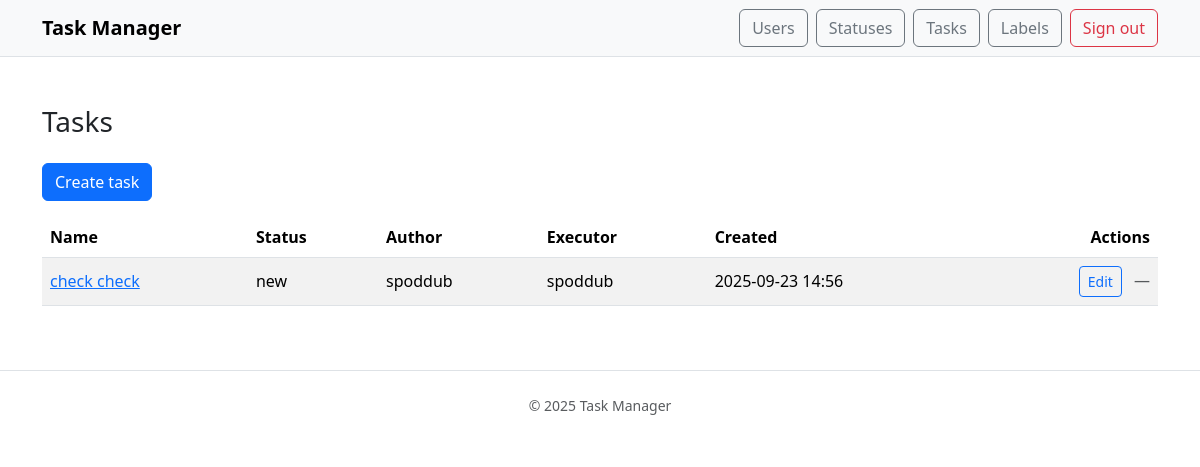
/tasks/ (signed in), run on an earlier commit of the app's database.
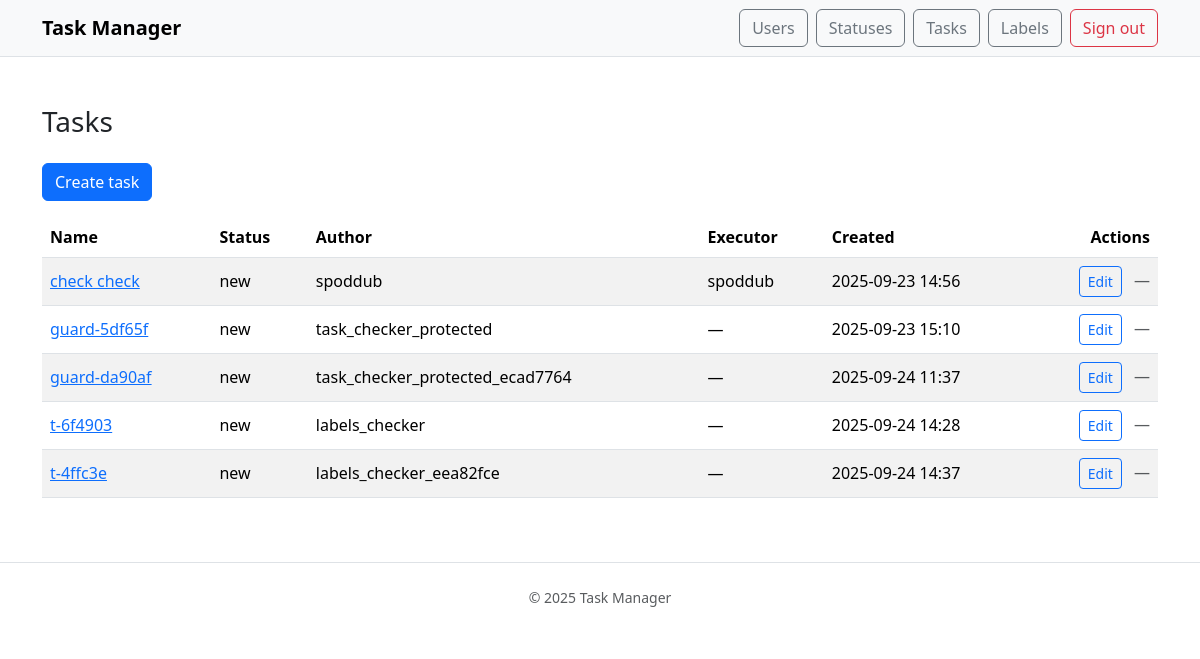
And on a later commit of the database.
### task_manager/models.py (models this page shows, shortened)
class Task(models.Model):
    name = models.CharField(max_length=255, unique=False)
    description = models.TextField(blank=True)
    status = models.ForeignKey(Status, on_delete=models.PROTECT, related_name="tasks")
    author = models.ForeignKey(
        User, on_delete=models.PROTECT, related_name="authored_tasks", editable=False
    )
    executor = models.ForeignKey(
        User, on_delete=models.PROTECT, related_name="assigned_tasks", null=True, blank=True
    )
    labels = models.ManyToManyField(Label, related_name="tasks", blank=True)
    created_at = models.DateTimeField(auto_now_add=True)
    class Meta:
        ordering = ["id"]

class Status(models.Model):
    name = models.CharField(max_length=255, unique=True)
    created_at = models.DateTimeField(auto_now_add=True)
    class Meta:
        ordering = ["id"]

### task_manager/views.py (the view)
# urls.py: path("tasks/", views.TasksListView.as_view(), name="tasks_list"),
class TasksListView(LoginRequiredMixin, ListView):
    model = Task
    template_name = "tasks/list.html"
    context_object_name = "tasks"

### templates/tasks/list.html (shortened to what this page needs)
{% extends "base.html" %}
{% block content %}
<h1 class="h3 mb-4">Tasks</h1>
<div class="mb-3">
  <a class="btn btn-primary" href="{% url 'tasks_create' %}">Create task</a>
</div>
<table class="table table-striped align-middle">
  <thead>
    <tr>
      <th>Name</th>
      <th>Status</th>
      <th>Author</th>
      <th>Executor</th>
      <th>Created</th>
      <th class="text-end">Actions</th>
    </tr>
  </thead>
  <tbody>
    {% for t in tasks %}
      <tr>
        <td><a href="{% url 'tasks_detail' t.pk %}">{{ t.name }}</a></td>
        <td>{{ t.status.name }}</td>
        <td>{{ t.author.username }}</td>
        <td>{{ t.executor.username|default:"—" }}</td>
        <td>{{ t.created_at|date:"Y-m-d H:i" }}</td>
        <td class="text-end">
          <a class="btn btn-sm btn-outline-primary me-2" href="{% url 'tasks_update' t.pk %}">Edit</a>
          {% if request.user.pk == t.author_id %}
            <a class="btn btn-sm btn-outline-danger" href="{% url 'tasks_delete' t.pk %}">Delete</a>
          {% else %}
            <span class="text-body-secondary">—</span>
          {% endif %}
        </td>
      </tr>
    {% empty %}
      <tr><td colspan="6" class="text-body-secondary">No tasks yet</td></tr>
    {% endfor %}
  </tbody>
</table>
{% endblock %}

### templates/base.html (shortened to what this page needs)
{% load django_bootstrap5 %}
{% load i18n %}
<!doctype html>
<html lang="en" data-bs-theme="auto">
  <head>
    <link
      href="https://cdn.jsdelivr.net/npm/bootstrap@5.3.3/dist/css/bootstrap.min.css"
      rel="stylesheet"
    >
  </head>
  <body>
    <header class="border-bottom">
      <nav class="navbar navbar-expand-lg bg-body-tertiary">
        <div class="container">
          <a class="navbar-brand fw-semibold" href="/">{% trans "Task Manager" %}</a>
          <div class="collapse navbar-collapse" id="mainNav">
            <ul class="navbar-nav ms-auto mb-2 mb-lg-0">
              {% if request.user.is_authenticated %}
                <li class="nav-item me-2">
                  <a class="btn btn-outline-secondary" href="{% url 'users_list' %}">{% trans "Users" %}</a>
                </li>
                <li class="nav-item me-2">
                  <a class="btn btn-outline-secondary" href="{% url 'statuses_list' %}">{% trans "Statuses" %}</a>
                </li>
                <li class="nav-item me-2">
                  <a class="btn btn-outline-secondary" href="{% url 'tasks_list' %}">{% trans "Tasks" %}</a>
                </li>
                <li class="nav-item me-2">
                  <a class="btn btn-outline-secondary" href="{% url 'labels_list' %}">{% trans "Labels" %}</a>
                </li>
                <li class="nav-item">
                  <form method="post" action="{% url 'logout' %}">
                    <button type="submit" class="btn btn-outline-danger">{% trans "Sign out" %}</button>
                  </form>
                </li>
              {% endif %}
            </ul>
          </div>
        </div>
      </nav>
    </header>
    <main class="py-5">
      <div class="container">
        {% block content %}{% endblock %}
      </div>
    </main>
    <footer class="py-4 border-top">
      <div class="container text-center text-body-secondary small">
        <span>&copy; {% now "Y" %} {% trans "Task Manager" %}</span>
      </div>
    </footer>
  </body>
</html>

What changed in the data, as far as the page shows it:
added Task: name "guard-5df65f", status.name "new", author.username "task_checker_protected", executor.username "—", created_at "2025-09-23 15:10"
added Task: name "guard-da90af", status.name "new", author.username "task_checker_protected_ecad7764", executor.username "—", created_at "2025-09-24 11:37"
added Task: name "t-6f4903", status.name "new", author.username "labels_checker", executor.username "—", created_at "2025-09-24 14:28"
added Task: name "t-4ffc3e", status.name "new", author.username "labels_checker_eea82fce", executor.username "—", created_at "2025-09-24 14:37"
